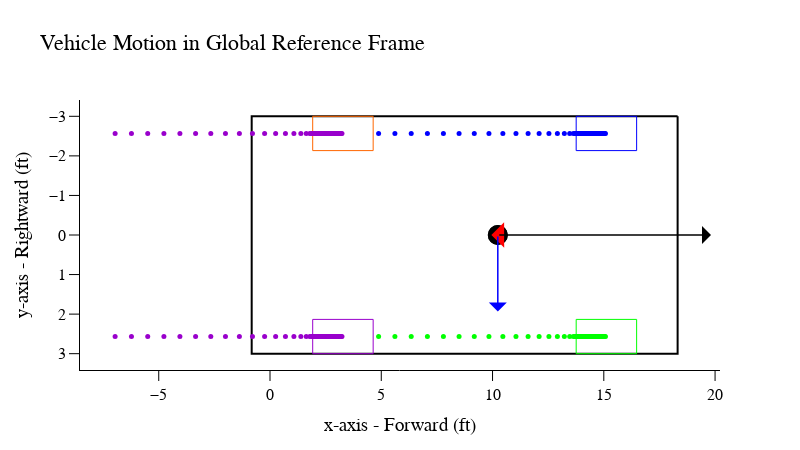

Notebook cell for this chart:
### Code cell
# %%
motion.global_motion(len(motion.veh.model.t) - 1)

### Figure 1 — Plotly figure (JSON) as saved in the notebook; plotly's stock layout.template omitted (floating-point values rounded to 4 significant figures)
{"data": [{"line": {"color": "rgb(0, 0, 0)", "width": 2}, "mode": "lines", "name": "body", "type": "scatter", "x": [18.32, 18.32, -0.823, -0.823, 18.32], "y": [-3.0, 3.0, 3.0, -3.0, -3.0]}, {"line": {"color": "rgb(0, 0, 255)", "width": 1}, "mode": "lines", "name": "LF", "type": "scatter", "x": [16.48, 16.48, 13.76, 13.76, 16.48], "y": [-3.0, -2.133, -2.133, -3.0, -3.0]}, {"line": {"color": "rgb(0, 255, 0)", "width": 1}, "mode": "lines", "name": "RF", "type": "scatter", "x": [16.48, 16.48, 13.76, 13.76, 16.48], "y": [2.133, 3.0, 3.0, 2.133, 2.133]}, {"line": {"color": "rgb(153, 0, 204)", "width": 1}, "mode": "lines", "name": "RR", "type": "scatter", "x": [4.635, 4.635, 1.919, 1.919, 4.635], "y": [2.133, 3.0, 3.0, 2.133, 2.133]}, {"line": {"color": "rgb(255, 102, 0)", "width": 1}, "mode": "lines", "name": "LR", "type": "scatter", "x": [4.635, 4.635, 1.919, 1.919, 4.635], "y": [-3.0, -2.133, -2.133, -3.0, -3.0]}, {"marker": {"color": "rgb(0, 0, 0)", "size": 20}, "mode": "markers", "name": "CG", "type": "scatter", "x": [10.24, 10.24], "y": [3.284e-05, 3.284e-05]}, {"marker": {"color": "rgb(0, 0, 255)", "size": 5, "symbol": ["circle", "circle", "circle", "circle", "circle", "circle", "circle", "circle", "circle", "circle", "circle", "circle", "circle", "circle", "circle", "circle", "circle", "circle", "circle", "circle", "circle", "circle", "circle", "circle", "circle", "circle", "circle", "circle", "circle", "circle", "circle", "circle", "circle", "circle", "circle", "circle", "circle", "circle", "circle", "circle", "circle", "circle", "circle", "circle", "circle", "circle", "circle", "circle", "circle", "circle"]}, "mode": "markers", "name": "LF", "type": "scatter", "x": [4.88, 5.613, 6.345, 7.073, 7.792, 8.496, 9.18, 9.838, 10.46, 11.05, 11.6, 12.09, 12.53, 12.91, 13.23, 13.47, 13.63, 13.71, 13.75, 13.79, 13.83, 13.87, 13.91, 13.95, 14.0, 14.03, 14.07, 14.11, 14.16, 14.2, 14.24, 14.29, 14.33, 14.38, 14.42, 14.46, 14.51, 14.55, 14.59, 14.64, 14.68, 14.72, 14.77, 14.81, 14.86, 14.9, 14.94, 14.99, 15.03, 15.07], "y": [-2.567, -2.567, -2.567, -2.567, -2.567, -2.567, -2.567, -2.567, -2.567, -2.567, -2.567, -2.567, -2.567, -2.567, -2.567, -2.567, -2.567, -2.567, -2.567, -2.567, -2.567, -2.567, -2.567, -2.567, -2.567, -2.567, -2.567, -2.567, -2.567, -2.567, -2.567, -2.567, -2.567, -2.567, -2.567, -2.567, -2.567, -2.567, -2.567, -2.567, -2.567, -2.567, -2.567, -2.567, -2.567, -2.567, -2.567, -2.567, -2.567, -2.567]}, {"marker": {"color": "rgb(0, 255, 0)", "size": 5, "symbol": ["circle", "circle", "circle", "circle", "circle", "circle", "circle", "circle", "circle", "circle", "circle", "circle", "circle", "circle", "circle", "circle", "circle", "circle", "circle", "circle", "circle", "circle", "circle", "circle", "circle", "circle", "circle", "circle", "circle", "circle", "circle", "circle", "circle", "circle", "circle", "circle", "circle", "circle", "circle", "circle", "circle", "circle", "circle", "circle", "circle", "circle", "circle", "circle", "circle", "circle"]}, "mode": "markers", "name": "RF", "type": "scatter", "x": [4.88, 5.613, 6.345, 7.073, 7.792, 8.496, 9.18, 9.838, 10.46, 11.05, 11.6, 12.09, 12.53, 12.91, 13.23, 13.47, 13.63, 13.71, 13.75, 13.79, 13.83, 13.87, 13.91, 13.95, 14.0, 14.03, 14.07, 14.11, 14.16, 14.2, 14.24, 14.29, 14.33, 14.38, 14.42, 14.46, 14.51, 14.55, 14.59, 14.64, 14.68, 14.72, 14.77, 14.81, 14.86, 14.9, 14.94, 14.99, 15.03, 15.07], "y": [2.567, 2.567, 2.567, 2.567, 2.567, 2.567, 2.567, 2.567, 2.567, 2.567, 2.567, 2.567, 2.567, 2.567, 2.567, 2.567, 2.567, 2.567, 2.567, 2.567, 2.567, 2.567, 2.567, 2.567, 2.567, 2.567, 2.567, 2.567, 2.567, 2.567, 2.567, 2.567, 2.567, 2.567, 2.567, 2.567, 2.567, 2.567, 2.567, 2.567, 2.567, 2.567, 2.567, 2.567, 2.567, 2.567, 2.567, 2.567, 2.567, 2.567]}, {"marker": {"color": "rgb(153, 0, 204)", "size": 5, "symbol": ["circle", "circle", "circle", "circle", "circle", "circle", "circle", "circle", "circle", "circle", "circle", "circle", "circle", "circle", "circle", "circle", "circle", "circle", "circle", "circle", "circle", "circle", "circle", "circle", "circle", "circle", "circle", "circle", "circle", "circle", "circle", "circle", "circle", "circle", "circle", "circle", "circle", "circle", "circle", "circle", "circle", "circle", "circle", "circle", "circle", "circle", "circle", "circle", "circle", "circle"]}, "mode": "markers", "name": "RR", "type": "scatter", "x": [-6.96, -6.227, -5.495, -4.767, -4.048, -3.344, -2.66, -2.002, -1.376, -0.7874, -0.2425, 0.2532, 0.6939, 1.074, 1.387, 1.627, 1.79, 1.868, 1.906, 1.95, 1.993, 2.031, 2.069, 2.113, 2.156, 2.194, 2.232, 2.274, 2.318, 2.361, 2.405, 2.448, 2.492, 2.536, 2.579, 2.623, 2.666, 2.71, 2.754, 2.797, 2.841, 2.884, 2.928, 2.972, 3.015, 3.059, 3.103, 3.146, 3.19, 3.233], "y": [2.567, 2.567, 2.567, 2.567, 2.567, 2.567, 2.567, 2.567, 2.567, 2.567, 2.567, 2.567, 2.567, 2.567, 2.567, 2.567, 2.567, 2.567, 2.567, 2.567, 2.567, 2.567, 2.567, 2.567, 2.567, 2.567, 2.567, 2.567, 2.567, 2.567, 2.567, 2.567, 2.567, 2.567, 2.567, 2.567, 2.567, 2.567, 2.567, 2.567, 2.567, 2.567, 2.567, 2.567, 2.567, 2.567, 2.567, 2.567, 2.567, 2.567]}, {"marker": {"color": "rgb(153, 0, 204)", "size": 5, "symbol": ["circle", "circle", "circle", "circle", "circle", "circle", "circle", "circle", "circle", "circle", "circle", "circle", "circle", "circle", "circle", "circle", "circle", "circle", "circle", "circle", "circle", "circle", "circle", "circle", "circle", "circle", "circle", "circle", "circle", "circle", "circle", "circle", "circle", "circle", "circle", "circle", "circle", "circle", "circle", "circle", "circle", "circle", "circle", "circle", "circle", "circle", "circle", "circle", "circle", "circle"]}, "mode": "markers", "name": "LR", "type": "scatter", "x": [-6.96, -6.227, -5.495, -4.767, -4.048, -3.344, -2.66, -2.002, -1.376, -0.7874, -0.2425, 0.2532, 0.6939, 1.074, 1.387, 1.627, 1.79, 1.868, 1.906, 1.95, 1.993, 2.031, 2.069, 2.113, 2.156, 2.194, 2.232, 2.274, 2.318, 2.361, 2.405, 2.448, 2.492, 2.536, 2.579, 2.623, 2.666, 2.71, 2.754, 2.797, 2.841, 2.884, 2.928, 2.972, 3.015, 3.059, 3.103, 3.146, 3.19, 3.233], "y": [-2.567, -2.567, -2.567, -2.567, -2.567, -2.567, -2.567, -2.567, -2.567, -2.567, -2.567, -2.567, -2.567, -2.567, -2.567, -2.567, -2.567, -2.567, -2.567, -2.567, -2.567, -2.567, -2.567, -2.567, -2.567, -2.567, -2.567, -2.567, -2.567, -2.567, -2.567, -2.567, -2.567, -2.567, -2.567, -2.567, -2.567, -2.567, -2.567, -2.567, -2.567, -2.567, -2.567, -2.567, -2.567, -2.567, -2.567, -2.567, -2.567, -2.567]}], "layout": {"annotations": [{"arrowcolor": "rgb(255, 0, 0)", "arrowhead": 1, "arrowsize": 2.5, "arrowwidth": 1.7, "ax": 10.24, "axref": "x", "ay": 3.284e-05, "ayref": "y", "showarrow": true, "text": "", "x": 9.949, "xref": "x", "y": 0.0003043, "yref": "y"}, {"arrowcolor": "rgb(0, 0, 0)", "arrowhead": 1, "arrowsize": 2, "arrowwidth": 1.5, "ax": 10.24, "axref": "x", "ay": 3.284e-05, "ayref": "y", "showarrow": true, "text": "", "x": 19.82, "xref": "x", "y": 3.284e-05, "yref": "y"}, {"arrowcolor": "rgb(0, 0, 255)", "arrowhead": 1, "arrowsize": 2, "arrowwidth": 1.5, "ax": 10.24, "axref": "x", "ay": 3.284e-05, "ayref": "y", "showarrow": true, "text": "", "x": 10.24, "xref": "x", "y": 1.933, "yref": "y"}], "autosize": false, "font": {"color": "black", "family": "Arial", "size": 16}, "height": 450, "showlegend": false, "title": {"text": "Vehicle Motion in Global Reference Frame"}, "width": 800, "xaxis": {"linecolor": "black", "linewidth": 1, "showgrid": false, "showline": true, "tickcolor": "black", "ticklen": 10, "ticks": "outside", "tickwidth": 1, "title": {"text": "x-axis - Forward (ft)"}, "zeroline": false}, "yaxis": {"autorange": "reversed", "linecolor": "black", "linewidth": 1, "scaleanchor": "x", "scaleratio": 1.778, "showgrid": false, "showline": true, "tickcolor": "black", "ticklen": 10, "ticks": "outside", "tickwidth": 1, "title": {"text": "y-axis - Rightward (ft)"}, "zeroline": false}}}
